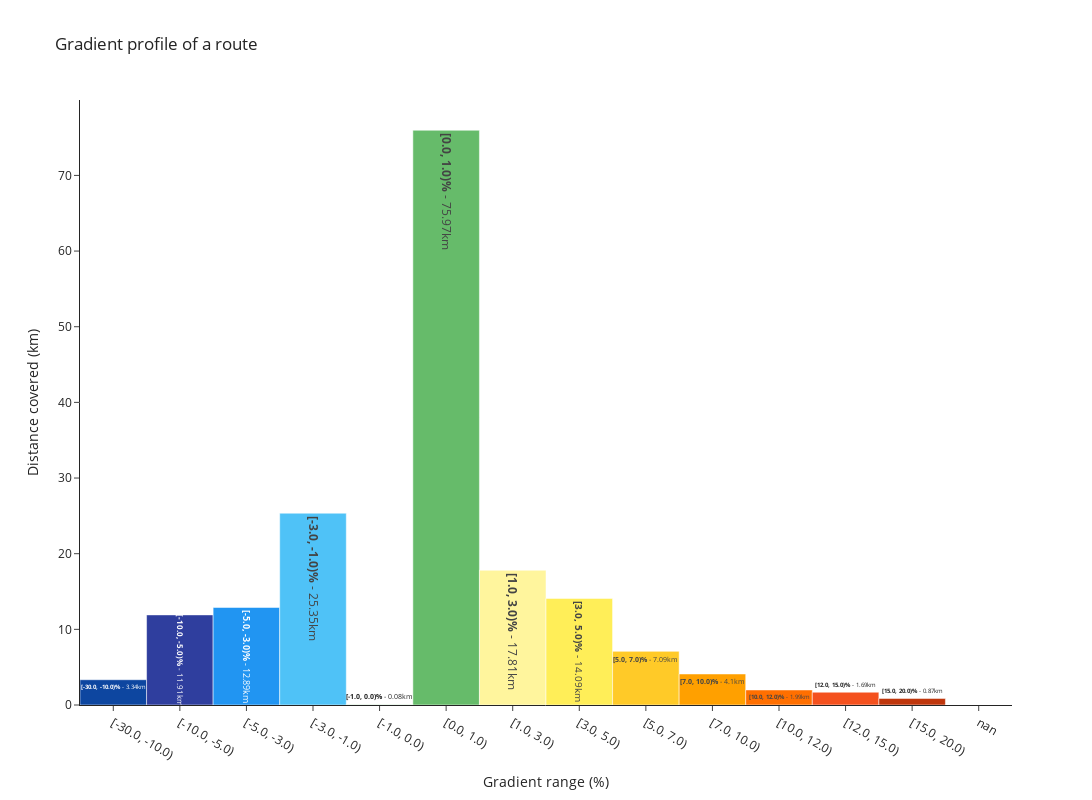

Notebook cell for this chart:
### Code cell
fig = go.Figure(
    data=[go.Bar(
        x=gradient_details_df['gradient_range'].astype(str),
        y=gradient_details_df['total_distance'].apply(lambda x: round(x / 1000, 2)),
        marker_color=colors,
        text=custom_text
    )],
    layout=go.Layout(
        bargap=0,
        title='Gradient profile of a route',
        xaxis_title='Gradient range (%)',
        yaxis_title='Distance covered (km)',
        autosize=False,
        width=1440,
        height=800,
        template='simple_white'
    )
)
fig.show()

### Figure 1 — Plotly figure (JSON) as saved in the notebook; plotly's stock layout.template omitted (floating-point values rounded to 4 significant figures)
{"data": [{"marker": {"color": ["#0d46a0", "#2f3e9e", "#2195f2", "#4fc2f7", "#a5d6a7", "#66bb6a", "#fff59d", "#ffee58", "#ffca28", "#ffa000", "#ff6f00", "#f4511e", "#bf360c"]}, "text": ["<b>[-30.0, -10.0)%</b> - 3.34km", "<b>[-10.0, -5.0)%</b> - 11.91km", "<b>[-5.0, -3.0)%</b> - 12.89km", "<b>[-3.0, -1.0)%</b> - 25.35km", "<b>[-1.0, 0.0)%</b> - 0.08km", "<b>[0.0, 1.0)%</b> - 75.97km", "<b>[1.0, 3.0)%</b> - 17.81km", "<b>[3.0, 5.0)%</b> - 14.09km", "<b>[5.0, 7.0)%</b> - 7.09km", "<b>[7.0, 10.0)%</b> - 4.1km", "<b>[10.0, 12.0)%</b> - 1.99km", "<b>[12.0, 15.0)%</b> - 1.69km", "<b>[15.0, 20.0)%</b> - 0.87km", "<b>nan%</b> - 0.0km"], "type": "bar", "x": ["[-30.0, -10.0)", "[-10.0, -5.0)", "[-5.0, -3.0)", "[-3.0, -1.0)", "[-1.0, 0.0)", "[0.0, 1.0)", "[1.0, 3.0)", "[3.0, 5.0)", "[5.0, 7.0)", "[7.0, 10.0)", "[10.0, 12.0)", "[12.0, 15.0)", "[15.0, 20.0)", "nan"], "y": [3.34, 11.91, 12.89, 25.35, 0.08, 75.97, 17.81, 14.09, 7.09, 4.1, 1.99, 1.69, 0.87, 0]}], "layout": {"autosize": false, "bargap": 0, "height": 800, "title": {"text": "Gradient profile of a route"}, "width": 1440, "xaxis": {"title": {"text": "Gradient range (%)"}}, "yaxis": {"title": {"text": "Distance covered (km)"}}}}
